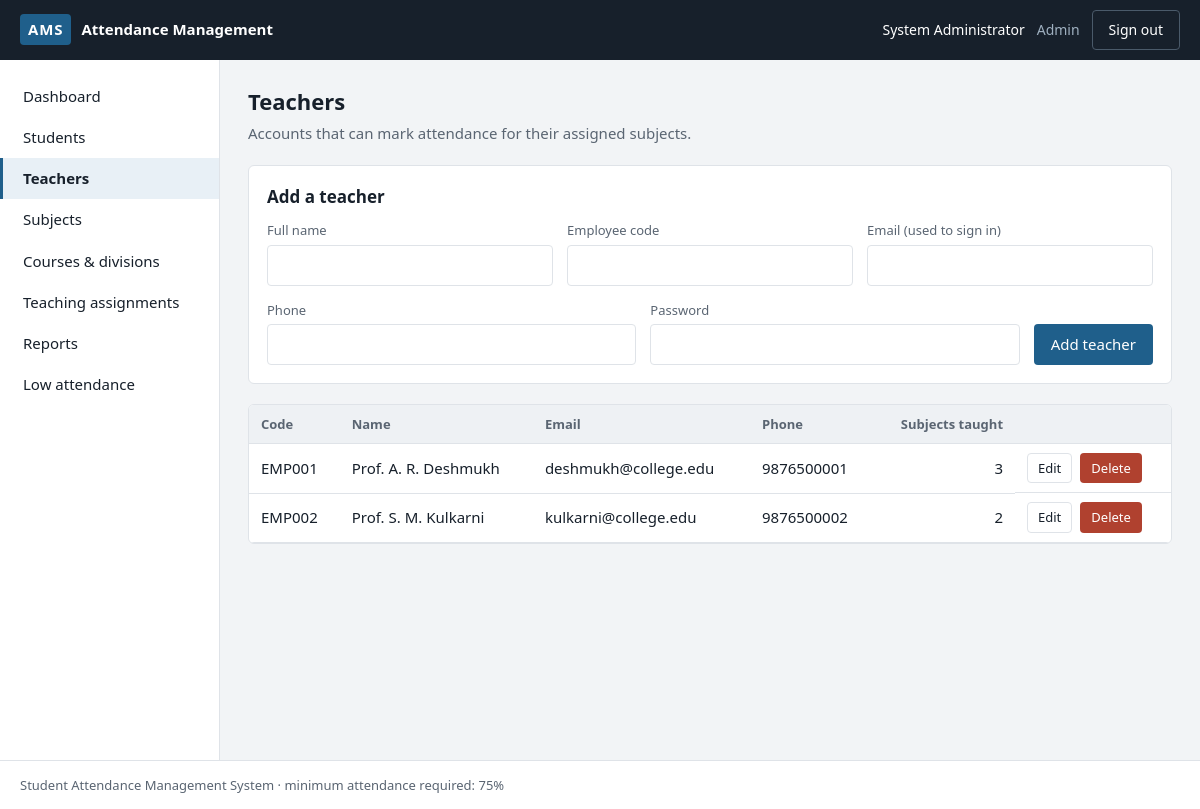
Screenshot of /admin/teachers.php (signed in) with the database file from the repository.
### tables this page shows
CREATE TABLE teachers (
    id       INT AUTO_INCREMENT PRIMARY KEY,
    user_id  INT NOT NULL UNIQUE,
    emp_code VARCHAR(20) NOT NULL UNIQUE,
    phone    VARCHAR(15),
    FOREIGN KEY (user_id) REFERENCES users(id) ON DELETE CASCADE
);

CREATE TABLE users (
    id         INT AUTO_INCREMENT PRIMARY KEY,
    name       VARCHAR(100) NOT NULL,
    email      VARCHAR(120) NOT NULL UNIQUE,
    password   VARCHAR(255) NOT NULL,             
    role       ENUM('admin','teacher','student') NOT NULL,
    is_active  TINYINT(1) NOT NULL DEFAULT 1,
    created_at TIMESTAMP DEFAULT CURRENT_TIMESTAMP
);

### includes/functions.php (called while the page is built, shortened)
<?php
function e($value): string {
    return htmlspecialchars((string) $value, ENT_QUOTES, 'UTF-8');
}

### admin/teachers.php (the view, shortened to what this page needs)
<?php
require_once __DIR__ . '/../includes/bootstrap.php';
$editing = null;
$teachers = $pdo->query("
    SELECT t.id, t.emp_code, t.phone, u.name, u.email,
           (SELECT COUNT(*) FROM teacher_subjects ts WHERE ts.teacher_id = t.id) AS assignments
    FROM teachers t JOIN users u ON u.id = t.user_id
    ORDER BY u.name")->fetchAll();
require_once __DIR__ . '/../includes/header.php';
?>
<h1>Teachers</h1>
<p class="sub">Accounts that can mark attendance for their assigned subjects.</p>
<div class="card">
    <h2 style="margin-top:0"><?= !empty($editing['id']) ? 'Edit teacher' : 'Add a teacher' ?></h2>
    <form method="post">
        <div class="row" style="margin-bottom:14px">
            <div class="field">
                <label for="name">Full name</label>
                <input type="text" id="name" name="name" required value="<?= e($editing['name'] ?? '') ?>">
            </div>
            <div class="field">
                <label for="emp_code">Employee code</label>
                <input type="text" id="emp_code" name="emp_code" required value="<?= e($editing['emp_code'] ?? '') ?>">
            </div>
            <div class="field">
                <label for="email">Email (used to sign in)</label>
                <input type="email" id="email" name="email" required value="<?= e($editing['email'] ?? '') ?>">
            </div>
        </div>
        <div class="row">
            <div class="field">
                <label for="phone">Phone</label>
                <input type="text" id="phone" name="phone" value="<?= e($editing['phone'] ?? '') ?>">
            </div>
            <div class="field">
                <label for="password">Password <?= !empty($editing['id']) ? '(leave blank to keep the current one)' : '' ?></label>
                <input type="password" id="password" name="password" <?= empty($editing['id']) ? 'required' : '' ?>>
            </div>
            <div class="field" style="flex:0 0 auto">
                <button class="btn" type="submit"><?= !empty($editing['id']) ? 'Save changes' : 'Add teacher' ?></button>
            </div>
        </div>
    </form>
</div>
<?php if (!$teachers): ?>
    <div class="empty">No teachers yet. Add the first one above.</div>
<?php else: ?>
<div class="table-wrap">
<table>
    <thead><tr><th>Code</th><th>Name</th><th>Email</th><th>Phone</th><th class="num">Subjects taught</th><th></th></tr></thead>
    <tbody>
    <?php foreach ($teachers as $t): ?>
        <tr>
            <td><?= e($t['emp_code']) ?></td>
            <td><?= e($t['name']) ?></td>
            <td><?= e($t['email']) ?></td>
            <td><?= e($t['phone']) ?></td>
            <td class="num"><?= (int) $t['assignments'] ?></td>
            <td class="actions">
                <a class="btn btn-line btn-sm" href="?edit=<?= (int) $t['id'] ?>">Edit</a>
                <a class="btn btn-danger btn-sm" href="?delete=<?= (int) $t['id'] ?>"
                   onclick="return confirm('Remove this teacher?')">Delete</a>
            </td>
        </tr>
    <?php endforeach; ?>
    </tbody>
</table>
</div>
<?php endif; ?>
<?php require_once __DIR__ . '/../includes/footer.php'; ?>

### assets/css/style.css (style rules this page uses)
:root { --ink: #17202b; --ink-soft: #5a6572; --line: #dfe3e8; --paper: #f2f4f6; --card: #ffffff; --accent: #1f5f8b; --accent-dim: #e8f0f6; --present: #2e7d5b; --absent: #b0412f; --warn: #b7791f; --radius: 6px; }
* { box-sizing: border-box; }
body { margin: 0; font-family: "Segoe UI", Roboto, "Helvetica Neue", Arial, sans-serif; font-size: 15px; line-height: 1.55; color: var(--ink); background: var(--paper); }
a { color: var(--accent); }
h1 { font-size: 22px; margin: 0 0 4px; }
h2 { font-size: 17px; margin: 28px 0 10px; }
.sub { color: var(--ink-soft); margin: 0 0 20px; }
.card { background: var(--card); border: 1px solid var(--line); border-radius: var(--radius); padding: 18px; margin-bottom: 20px; }
table { width: 100%; border-collapse: collapse; background: var(--card); }
th, td { padding: 9px 12px; text-align: left; border-bottom: 1px solid var(--line); }
th { background: #eef1f4; font-weight: 600; font-size: 13px; color: var(--ink-soft); }
.table-wrap { border: 1px solid var(--line); border-radius: var(--radius); overflow: auto; margin-bottom: 20px; }
td.num, th.num { text-align: right; }
label { display: block; font-size: 13px; color: var(--ink-soft); margin-bottom: 4px; }
input[type=text], input[type=email], input[type=password], input[type=date], input[type=number], select { width: 100%; padding: 8px 10px; border: 1px solid var(--line); border-radius: 4px; font: inherit; background: #fff; color: var(--ink); }
.field { margin-bottom: 14px; }
.row { display: flex; flex-wrap: wrap; gap: 14px; align-items: flex-end; }
.row > .field { flex: 1 1 180px; margin-bottom: 0; }
.btn { display: inline-block; padding: 8px 16px; border: 1px solid transparent; border-radius: 4px; background: var(--accent); color: #fff; font: inherit; cursor: pointer; text-decoration: none; }
.btn-line { background: #fff; border-color: var(--line); color: var(--ink); }
.btn-danger { background: var(--absent); }
.btn-sm { padding: 4px 10px; font-size: 13px; }
.actions { display: flex; gap: 8px; align-items: center; }

### rows the page displays
teachers: emp_code "EMP001", user.name "Prof. A. R. Deshmukh", user.email "deshmukh@college.edu", phone "9876500001", assignments "3"
teachers: emp_code "EMP002", user.name "Prof. S. M. Kulkarni", user.email "kulkarni@college.edu", phone "9876500002", assignments "2"

### other values shown
$_SESSION['name'] "System Administrator"
$role "Admin"
$item[1] "Dashboard"
$item[1] "Students"
$item[1] "Teachers"
$item[1] "Subjects"
$item[1] "Courses & divisions"
$item[1] "Teaching assignments"
$item[1] "Reports"
$item[1] "Low attendance"
MIN_ATTENDANCE "75"
